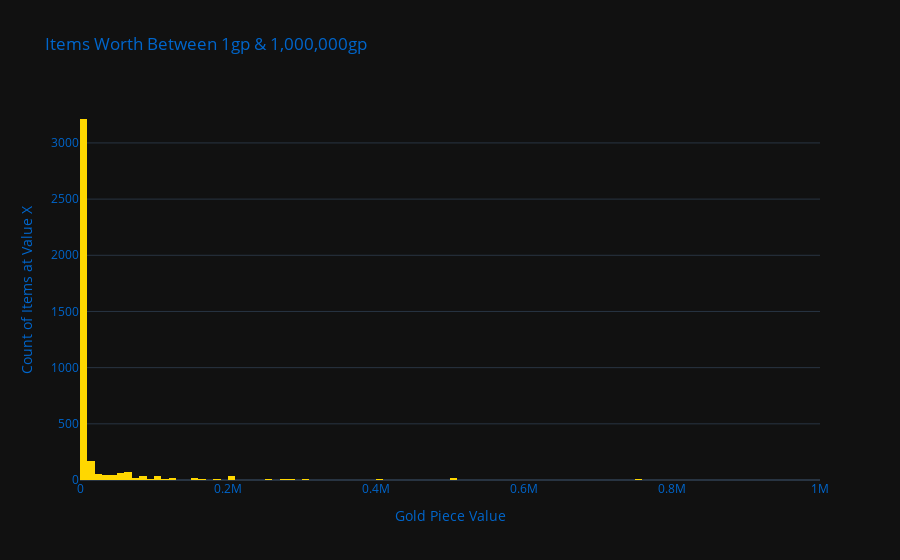

Notebook code for this chart:
### Markdown cell above
Looking at these basic graphs, it show that with a few far reaching values causes the main proportion to be squished. To get a better view of the distribution of each column except id, I will be filtering between 1 and each graphs first tick mark to start. The reason I start at 1 is so that if there is a large abundance of 0 value items created by the filter on my cleanup step.

### Code cell
gp_mask = tpose_df[(tpose_df["gp_value"] >0) & (tpose_df["gp_value"] < 1000000)]
gp_graph = px.histogram(x=gp_mask["gp_value"],
                        labels={'x':"Gold Piece Value"}, 
                        title="Items Worth Between 1gp & 1,000,000gp",
                        template = "plotly_dark")
gp_graph.update_yaxes(
    title="Count of Items at Value X"
)
gp_graph.update_layout(
    title_font_color="#0066cc",
    font_color="#0066cc"
)
gp_graph.update_traces(marker={"color":"gold"})

### Figure 1 — Plotly figure (JSON) as saved in the notebook; plotly's stock layout.template omitted (floating-point values rounded to 4 significant figures; data arrays with more than 128 entries replaced by an {"elided": "..."} marker saying what was removed)
{"data": [{"alignmentgroup": "True", "bingroup": "x", "hovertemplate": "Gold Piece Value=%{x}<br>count=%{y}<extra></extra>", "legendgroup": "", "marker": {"color": "gold", "pattern": {"shape": ""}}, "name": "", "offsetgroup": "", "orientation": "v", "showlegend": false, "type": "histogram", "x": {"elided": "3912 int values"}, "xaxis": "x", "yaxis": "y"}], "layout": {"barmode": "relative", "font": {"color": "#0066cc"}, "legend": {"tracegroupgap": 0}, "title": {"font": {"color": "#0066cc"}, "text": "Items Worth Between 1gp & 1,000,000gp"}, "xaxis": {"anchor": "y", "domain": [0, 1], "title": {"text": "Gold Piece Value"}}, "yaxis": {"anchor": "x", "domain": [0, 1], "title": {"text": "Count of Items at Value X"}}}}
